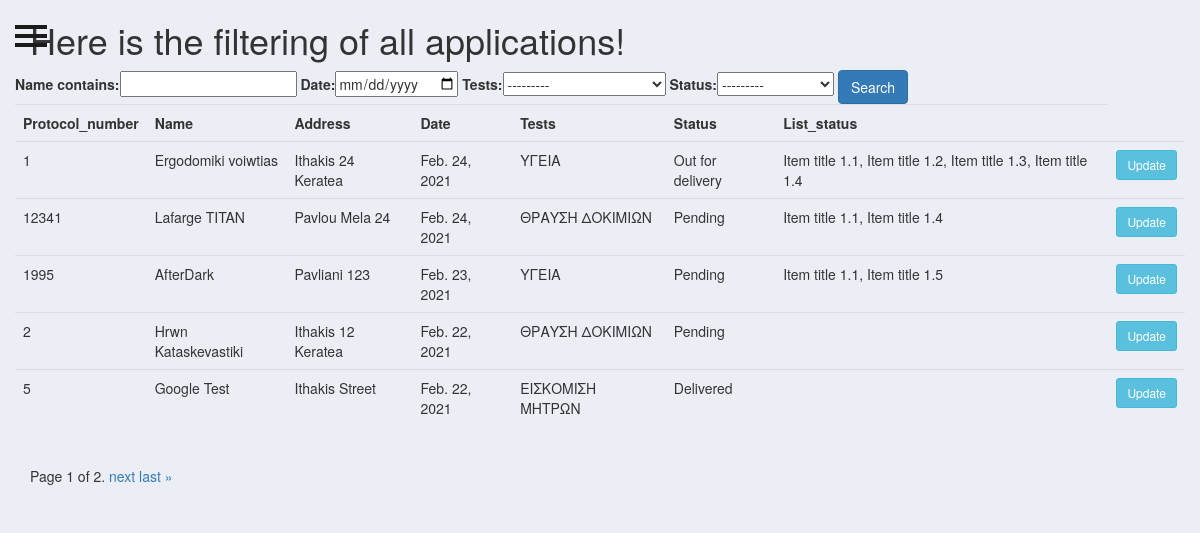
The app's page /applications/all_applications/, older data.
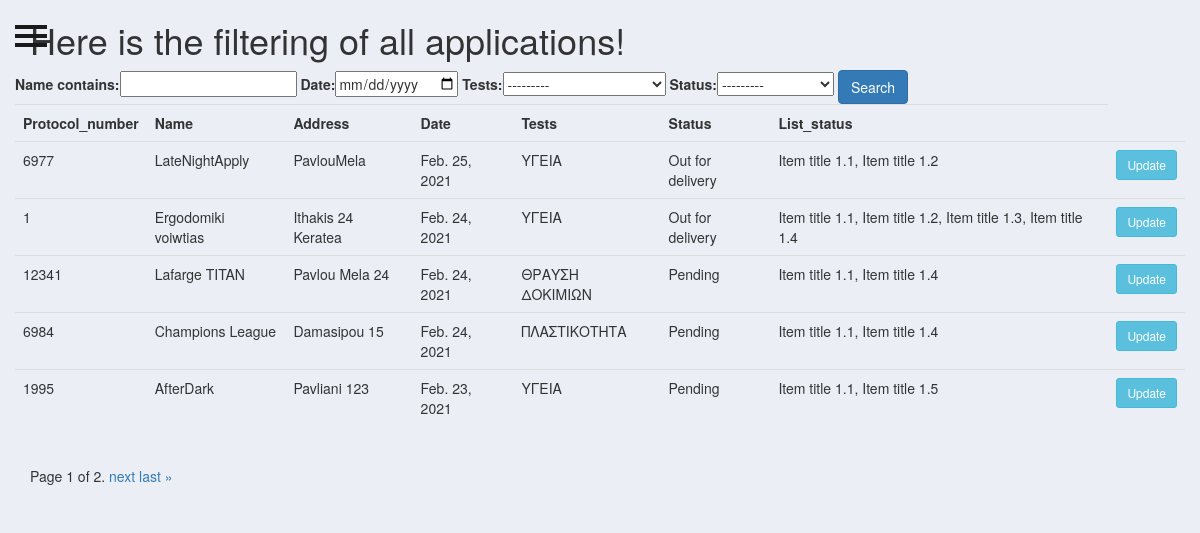
The same page, newer data.
### applications/models.py (models this page shows, shortened)
class Application(models.Model):
	MY_CHOICES = (('item_key1', 'Item title 1.1'),
              ('item_key2', 'Item title 1.2'),
              ('item_key3', 'Item title 1.3'),
              ('item_key4', 'Item title 1.4'),
              ('item_key5', 'Item title 1.5'))
	TESTS=(
	    ('ΥΓΕΙΑ', 'ΥΓΕΙΑ'),
	    ('ΠΛΑΣΤΙΚΟΤΗΤΑ', 'ΠΛΑΣΤΙΚΟΤΗΤΑ'),
	    ('ΕΙΣΚΟΜΙΣΗ ΜΗΤΡΩΝ', 'ΕΙΣΚΟΜΙΣΗ ΜΗΤΡΩΝ'),
		('ΘΡΑΥΣΗ ΔΟΚΙΜΙΩΝ', 'ΘΡΑΥΣΗ ΔΟΚΙΜΙΩΝ')
		)
	STATUS=(
		('Pending', 'Pending'),
        ('Out for delivery', 'Out for delivery'),
        ('Delivered', 'Delivered')
		)
	protocol_number = models.IntegerField()
	name = models.CharField(max_length=264,unique=True)
	address = models.CharField(max_length=264,unique=True)
	date = models.DateField(auto_now=True)
	tests = models.CharField(max_length=200, null=True, choices=TESTS)
	status = models.CharField(max_length=200, null=True, choices=STATUS)
	status_list = MultiSelectField(choices=MY_CHOICES,null=True)
	class Meta:
		ordering = ['-date']

### applications/views.py (the view)
# urls.py: path('all_applications/', views.all_applications, name="all_applications"),
def all_applications(request):
    applications = Application.objects.all()
    total_applications = applications.count()
    delivered = applications.filter(status='Delivered').count()
    pending = applications.filter(status='Pending').count()
    myFilter = OrderFilter(request.GET, queryset=applications)
    applications=myFilter.qs
    paginator = Paginator(applications, 5) # Show 25 contacts per page.
    page_number = request.GET.get('page')
    page_obj = paginator.get_page(page_number)
    context = {'page_obj': page_obj, 'applications': applications, 'delivered': delivered, 'pendind': pending , 'myFilter':myFilter}
    return render(request, 'applications/all_applications.html', context)

### applications/templates/applications/all_applications.html (shortened to what this page needs)
{% extends 'basic_app/newbase.html' %}
{% block body_block %}
  <h1>Here is the filtering of all applications!</h1>
  <div class="row">
	<div class="col">
		<div class="card card-body">
			<form method="get">
				{{myFilter.form}}
		    <button class="btn btn-primary" type="submit">Search</button>
		  </form>
		</div>
	</div>
</div>
  <div class="row">
	<div class="col-md">
	<div class="card card-body">
	<table class="table table-sm">
	<tr>
	    <th>Protocol_number</th>
	    <th>Name</th>
	    <th>Address</th>
	    <th>Date</th>
      <th>Tests</th>
      <th>Status</th>
      <th>List_status</th>
	</tr>
	{% for application  in page_obj %}
	<tr>
	    <td>{{application.protocol_number}}</td>
	    <td>{{application.name}}</td>
	    <td>{{application.address}}</td>
	    <td>{{application.date}}</td>
      <td>{{application.tests}}</td>
      <td>{{application.status}}</td>
      <td>{{application.status_list}}</td>
      <td><a class="btn btn-sm btn-info" href="{% url 'applications:updateOrder' application.id %}">Update</a></td>
	</tr>
	{% endfor %}
	</table>
	</div>
	</div>
</div>
<div class="pagination">
    <span class="step-links">
        <span class="current">
            Page {{ page_obj.number }} of {{ page_obj.paginator.num_pages }}.
        </span>
        {% if page_obj.has_next %}
            <a href="?page={{ page_obj.next_page_number }}">next</a>
            <a href="?page={{ page_obj.paginator.num_pages }}">last &raquo;</a>
        {% endif %}
    </span>
</div>
{% endblock %}

### basic_app/templates/basic_app/newbase.html (shortened to what this page needs)
{% load static %}
<!DOCTYPE html>
<html lang="en" dir="ltr">
  <head>
    <link href="//maxcdn.bootstrapcdn.com/bootstrap/3.3.0/css/bootstrap.min.css" rel="stylesheet" id="bootstrap-css">
    <link rel="stylesheet" href="//code.jquery.com/ui/1.12.1/themes/base/jquery-ui.css">
  <link rel="stylesheet" href="{% static 'basic_app/css/homepage.css' %}">
  </head>
  <body>
    <div id="wrapper">
        <div class="container">
        {% block body_block %}
        {% endblock %}
        </div>
        <div id="page-content-wrapper">
            <button type="button" class="hamburger is-closed" data-toggle="offcanvas">
                <span class="hamb-top"></span>
    			<span class="hamb-middle"></span>
				<span class="hamb-bottom"></span>
            </button>
        </div>
    </div>
  </body>
</html>

### basic_app/static/basic_app/css/homepage.css (style rules this page uses)
body { position: relative; overflow-x: hidden; background-color: #ebeff5; }
body, html { height: 100%; }
#wrapper { padding-left: 0; -webkit-transition: all 0.5s ease; -moz-transition: all 0.5s ease; -o-transition: all 0.5s ease; transition: all 0.5s ease; }
#page-content-wrapper { width: 100%; padding-top: 70px; }
.hamburger { position: fixed; top: 20px; z-index: 999; display: block; width: 32px; height: 32px; margin-left: 15px; background: transparent; border: none; }
.hamburger.is-closed:before { content: ''; display: block; width: 100px; font-size: 14px; color: #fff; line-height: 32px; text-align: center; opacity: 0; -webkit-transform: translate3d(0,0,0); -webkit-transition: all .35s ease-in-out; }
.hamburger.is-closed .hamb-top, .hamburger.is-closed .hamb-middle, .hamburger.is-closed .hamb-bottom, .hamburger.is-open .hamb-top, .hamburger.is-open .hamb-middle, .hamburger.is-open .hamb-bottom { position: absolute; left: 0; height: 4px; width: 100%; }
.hamburger.is-closed .hamb-top, .hamburger.is-closed .hamb-middle, .hamburger.is-closed .hamb-bottom { background-color: #1a1a1a; }
.hamburger.is-closed .hamb-top { top: 5px; -webkit-transition: all .35s ease-in-out; }
.hamburger.is-closed .hamb-middle { top: 50%; margin-top: -2px; }
.hamburger.is-closed .hamb-bottom { bottom: 5px; -webkit-transition: all .35s ease-in-out; }

Row changes from the older to the newer data that the page shows:
no longer on this page (row unchanged): Application: protocol_number "2", name "Hrwn Kataskevastiki", address "Ithakis 12 Keratea", date "Feb. 22, 2021", tests "ΘΡΑΥΣΗ ΔΟΚΙΜΙΩΝ", status "Pending"
no longer on this page (row unchanged): Application: protocol_number "5", name "Google Test", address "Ithakis Street", date "Feb. 22, 2021", tests "ΕΙΣΚΟΜΙΣΗ ΜΗΤΡΩΝ", status "Delivered"
added Application: protocol_number "6977", name "LateNightApply", address "PavlouMela", date "Feb. 25, 2021", tests "ΥΓΕΙΑ", status "Out for delivery", status_list "Item title 1.1, Item title 1.2"
added Application: protocol_number "6984", name "Champions League", address "Damasipou 15", date "Feb. 24, 2021", tests "ΠΛΑΣΤΙΚΟΤΗΤΑ", status "Pending", status_list "Item title 1.1, Item title 1.4"
